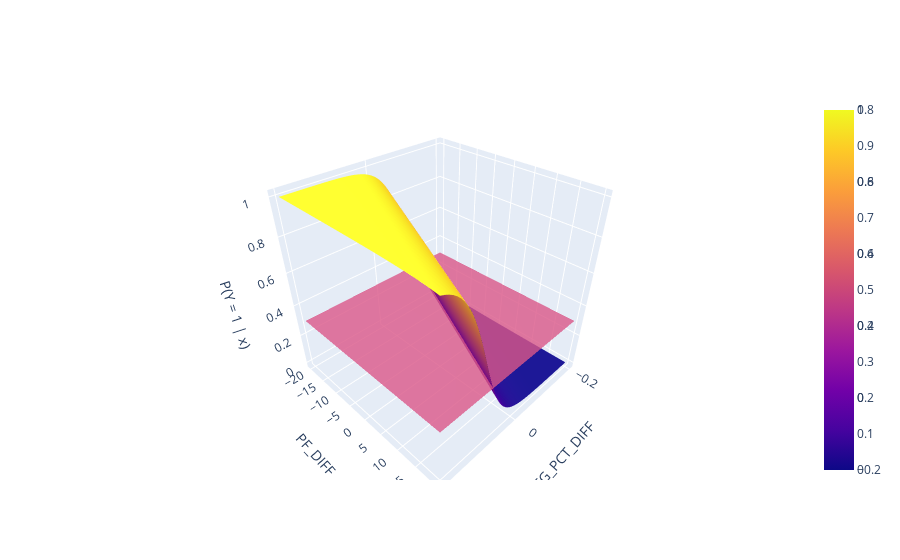

Source (notebook cell):
### Markdown cell above
We can visualize thresholds here, too. It'll be a little inconvenient to this three times, so let's just show $T = 0.3$ (chosen arbitrarily):

### Code cell
num_points = 50 # increase for better resolution, but it will run more slowly. 

# if (num_points <= 100):

uvalues = np.linspace(-0.2, 0.2, num_points)
vvalues = np.linspace(-20, 20, num_points)
(u,v) = np.meshgrid(uvalues, vvalues)
thetas = np.vstack((u.flatten(),v.flatten()))

probs = [better_model.predict_proba(t.reshape(1, 2))[0, 1] for t in thetas.T]

probs_surface = go.Surface(x=u, y=v, z=np.reshape(probs, u.shape))

threshold_surface = go.Surface(x = u, y = v, z = 0.3 * np.ones_like(u), opacity = 0.8, name = 'T = 0.3')

fig = go.Figure(data=[probs_surface, threshold_surface])

fig.update_layout(scene = dict(
    xaxis_title = "FG_PCT_DIFF",
    yaxis_title = "PF_DIFF",
    zaxis_title = "P(Y = 1 | x)"))

fig.show()

### Figure 1 — Plotly figure (JSON) as saved in the notebook; plotly's stock layout.template omitted (floating-point values rounded to 4 significant figures; data arrays with more than 128 entries replaced by an {"elided": "..."} marker saying what was removed)
{"data": [{"type": "surface", "x": {"elided": "50x50 float values"}, "y": {"elided": "50x50 float values"}, "z": {"elided": "50x50 float values"}}, {"name": "T = 0.3", "opacity": 0.8, "type": "surface", "x": {"elided": "50x50 float values"}, "y": {"elided": "50x50 float values"}, "z": {"elided": "50x50 float values"}}], "layout": {"scene": {"xaxis": {"title": {"text": "FG_PCT_DIFF"}}, "yaxis": {"title": {"text": "PF_DIFF"}}, "zaxis": {"title": {"text": "P(Y = 1 | x)"}}}}}
